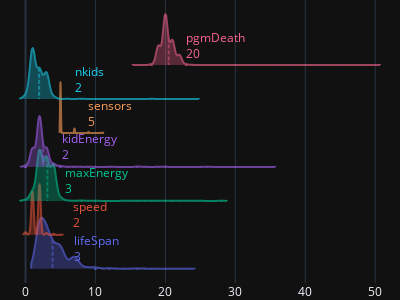

The cell this chart's notebook holds for it:
### Code cell
ridgeline(df, quantVars).show(config=config)

### Figure 1 — Plotly figure (JSON) as saved in the notebook; plotly's stock layout.template omitted (floating-point values rounded to 4 significant figures; data arrays with more than 128 entries replaced by an {"elided": "..."} marker saying what was removed)
{"data": [{"hoverinfo": "text", "hoveron": "points", "marker": {"color": "#636EFA", "size": 2}, "meanline": {"visible": true}, "name": "lifeSpan", "opacity": 0.6, "orientation": "h", "side": "positive", "text": {"elided": "1000 int values"}, "type": "violin", "width": 3, "x": {"elided": "1000 int values"}}, {"hoverinfo": "text", "hoveron": "points", "marker": {"color": "#EF553B", "size": 2}, "meanline": {"visible": true}, "name": "speed", "opacity": 0.6, "orientation": "h", "side": "positive", "text": {"elided": "1000 int values"}, "type": "violin", "width": 3, "x": {"elided": "1000 int values"}}, {"hoverinfo": "text", "hoveron": "points", "marker": {"color": "#00CC96", "size": 2}, "meanline": {"visible": true}, "name": "maxEnergy", "opacity": 0.6, "orientation": "h", "side": "positive", "text": {"elided": "1000 int values"}, "type": "violin", "width": 3, "x": {"elided": "1000 int values"}}, {"hoverinfo": "text", "hoveron": "points", "marker": {"color": "#AB63FA", "size": 2}, "meanline": {"visible": true}, "name": "kidEnergy", "opacity": 0.6, "orientation": "h", "side": "positive", "text": {"elided": "1000 int values"}, "type": "violin", "width": 3, "x": {"elided": "1000 int values"}}, {"hoverinfo": "text", "hoveron": "points", "marker": {"color": "#FFA15A", "size": 2}, "meanline": {"visible": true}, "name": "sensors", "opacity": 0.6, "orientation": "h", "side": "positive", "text": {"elided": "1000 int values"}, "type": "violin", "width": 3, "x": {"elided": "1000 int values"}}, {"hoverinfo": "text", "hoveron": "points", "marker": {"color": "#19D3F3", "size": 2}, "meanline": {"visible": true}, "name": "nkids", "opacity": 0.6, "orientation": "h", "side": "positive", "text": {"elided": "1000 int values"}, "type": "violin", "width": 3, "x": {"elided": "1000 int values"}}, {"hoverinfo": "text", "hoveron": "points", "marker": {"color": "#FF6692", "size": 2}, "meanline": {"visible": true}, "name": "pgmDeath", "opacity": 0.6, "orientation": "h", "side": "positive", "text": {"elided": "1000 int values"}, "type": "violin", "width": 3, "x": {"elided": "1000 int values"}}], "layout": {"annotations": [{"align": "left", "font": {"color": "#636EFA"}, "showarrow": false, "text": "lifeSpan<br>3", "x": 3, "xshift": 50, "y": 0, "yshift": 20}, {"align": "left", "font": {"color": "#EF553B"}, "showarrow": false, "text": "speed<br>2", "x": 2, "xshift": 50, "y": 1, "yshift": 20}, {"align": "left", "font": {"color": "#00CC96"}, "showarrow": false, "text": "maxEnergy<br>3", "x": 3, "xshift": 50, "y": 2, "yshift": 20}, {"align": "left", "font": {"color": "#AB63FA"}, "showarrow": false, "text": "kidEnergy<br>2", "x": 2, "xshift": 50, "y": 3, "yshift": 20}, {"align": "left", "font": {"color": "#FFA15A"}, "showarrow": false, "text": "sensors<br>5", "x": 5, "xshift": 50, "y": 4, "yshift": 20}, {"align": "left", "font": {"color": "#19D3F3"}, "showarrow": false, "text": "nkids<br>2", "x": 2, "xshift": 50, "y": 5, "yshift": 20}, {"align": "left", "font": {"color": "#FF6692"}, "showarrow": false, "text": "pgmDeath<br>20", "x": 20, "xshift": 50, "y": 6, "yshift": 20}], "height": 300, "margin": {"b": 0, "l": 0, "r": 0, "t": 0}, "showlegend": false, "violingap": 0, "violinmode": "overlay", "width": 400, "yaxis": {"showticklabels": false}}}
